Frame 1 (no input): blank canvas, image omitted
Frame 60 (the mouse pressed at the canvas centre just before this capture): blank canvas, image omitted
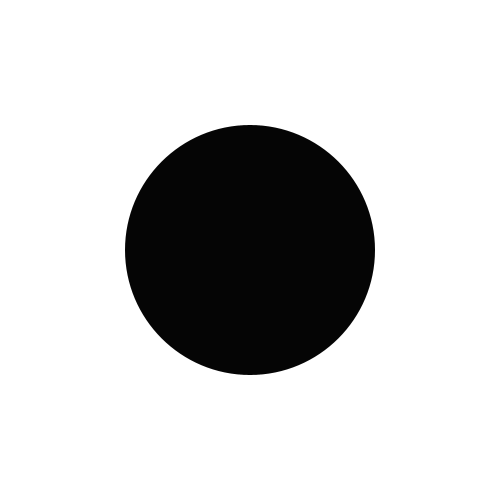
Frame 120 (the mouse held since frame 60 and released just before this capture)

The Processing sketch whose frames 1 and 60 were blank and that drew this single picture after the mouse press (run headless with seeded random() and noise(); from frame 60 on, the mouse is pressed at the canvas centre):

// Processing sketch: Week10Sketch6
// ── Week10Sketch6.pde
int x;
int y;

void setup() {
  size(500, 500);
  background(255);
  x = width/2;
  y = height/2;
  noStroke();
}

void draw() {
  background(255);
  fill(map(mouseX, 0, 255, 255, 0));
  ellipse(x, y, mouseX, mouseX);
}
